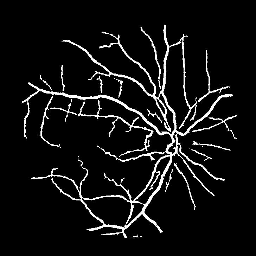
#> input picture teste_Unet_256/0/01_x.tif, 256 x 256 px, found by its file name
$ python SIFT.py
#> lines starting #> are read from the running program, lines starting #| are printed output that depends on the picture
import numpy as np
import cv2
import csv

import matplotlib.pyplot as plt


# read images
imgy = cv2.imread('01_x.tif')
#> imgy is the input picture: shape (256, 256, 3); min 0, max 255, mean 17.7
imgz = cv2.imread('01_z.tif')
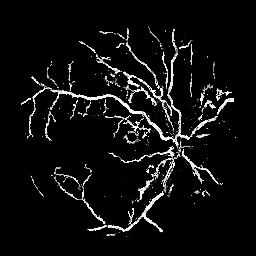
#> input picture teste_Unet_256/0/01_z.tif, 256 x 256 px, found by its file name
#> imgz is the input picture: shape (256, 256, 3); min 0, max 255, mean 14.7

img1 = cv2.cvtColor(imgy, cv2.COLOR_BGR2GRAY)
img2 = cv2.cvtColor(imgz, cv2.COLOR_BGR2GRAY)

#sift
sift = cv2.SIFT_create()

keypoints_1, descriptors_1 = sift.detectAndCompute(img1,None)
#> keypoints_1 = 257 keypoints; strongest (x, y, size): (70, 105, 1.8), (121, 82, 2.1), (145, 128, 2.1), (152, 158, 2.2)
keypoints_2, descriptors_2 = sift.detectAndCompute(img2,None)
#> keypoints_2 = 295 keypoints; strongest (x, y, size): (148, 171, 2), (161, 230, 2.5), (227, 93, 2.4), (47, 124, 2)


bf = cv2.BFMatcher(cv2.NORM_L1, crossCheck=True)

matches = bf.match(descriptors_1,descriptors_2)
#> matches = 61 matches
matches = sorted(matches, key = lambda x:x.distance)

k1 = []
k2 = []
for m in matches:
    k1.append(keypoints_1[m.queryIdx].pt)
    k2.append(keypoints_2[m.trainIdx].pt)
#> this loop made 61 passes
#> after the loop, k1 = 61 pairs, first value 50.08 to 217, second value 38.28 to 231; k2 = 61 pairs, first value 49.82 to 212.4, second value 41.2 to 230.3


pts_ref = [np.array(k1[idx]) for idx in range(0, len(k1))]
#> pts_ref has the same summary as k1
pts_ref = np.array(pts_ref)

pts_warp = [np.array(k2[idx]) for idx in range(0, len(k2))]
#> pts_warp has the same summary as k2
pts_warp = np.array(pts_warp)

ref_file = open('ref1.csv', 'w')
warp_file = open('warp1.csv', 'w')

r_file = csv.writer(ref_file)
w_file = csv.writer(warp_file)

for i, j in zip(pts_ref, pts_warp):
    r_file.writerow(i)
    w_file.writerow(j)
#> this loop made 61 passes
#> (i, j) on passes 1 to 12: ([154.4, 222.8], [154.4, 224.1]), ([130.6, 109.2], [151.5, 202.9]), ([134, 80.28], [95.18, 228.9]), ([130.6, 109.2], [95.18, 228.9]), ([141.4, 85.99], [91.53, 209.6]), ([141.4, 85.99], [91.53, 209.6]), ([74.86, 96.21], [82.33, 96.17]), ([84.06, 98.17], [69.56, 93.09]), ([160.8, 231], [160.7, 230.1]), ([205.9, 115.1], [127.5, 106.8]), ([134.8, 219], [135.4, 222.5]), ([142.5, 212.3], [143.6, 214.6])

img3 = cv2.drawMatches(img1, keypoints_1, img2, keypoints_2, matches[:50], img2, flags=2)
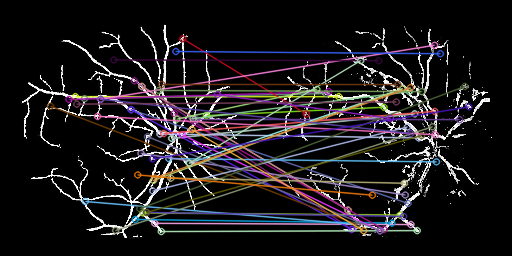
#> img3: shape (256, 512, 3); mean of channels 0, 1, 2 29.6, 27, 30.1; drawn as B, G, R
plt.imshow(img3),plt.show()
